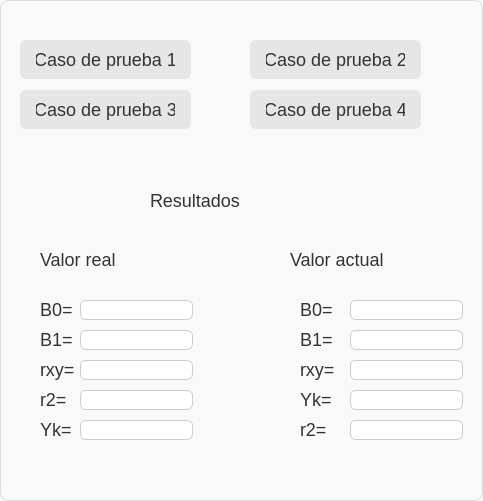
<?xml version="1.0" encoding="UTF-8"?>
<ui version="4.0">
 <class>Dialog</class>
 <widget class="QDialog" name="Dialog">
  <property name="geometry">
   <rect>
    <x>0</x>
    <y>0</y>
    <width>483</width>
    <height>501</height>
   </rect>
  </property>
  <property name="windowTitle">
   <string>Dialog</string>
  </property>
  <property name="styleSheet">
   <string notr="true">/* Fuente global */
* {
    font-family: &quot;Segoe UI&quot;, &quot;Helvetica Neue&quot;, Arial, sans-serif;
    font-size: 18px;
    color: #333333;
}

/* QDialog */
QDialog {
    background-color: #f9f9f9; /* color base 60% */
    border: 1px solid #dcdcdc;
    border-radius: 8px;
}

/* QLabel */
QLabel {
    color: #333333;
    background: transparent;
}

/* QLineEdit */
QLineEdit {
    background-color: #ffffff;
    border: 1px solid #cccccc; /* color secundario 30% */
    border-radius: 6px;
    padding: 6px;
}
QLineEdit:focus {
    border: 1px solid #4a90e2; /* acento 10% */
    background-color: #fdfdfd;
}

/* QPushButton */
QPushButton {
    background-color: #e6e6e6; /* secundario 30% */
    border: none;
    border-radius: 6px;
    padding: 8px 16px;
    color: #333333;
}
QPushButton:hover {
    background-color: #dcdcdc;
}
QPushButton:pressed {
    background-color: #4a90e2; /* acento 10% */
    color: #ffffff;
}
QPushButton:disabled {
    background-color: #f0f0f0;
    color: #999999;
}</string>
  </property>
  <widget class="QLabel" name="label_10">
   <property name="geometry">
    <rect>
     <x>300</x>
     <y>320</y>
     <width>161</width>
     <height>38</height>
    </rect>
   </property>
   <property name="text">
    <string>B1=</string>
   </property>
  </widget>
  <widget class="QLabel" name="label_5">
   <property name="geometry">
    <rect>
     <x>40</x>
     <y>350</y>
     <width>153</width>
     <height>38</height>
    </rect>
   </property>
   <property name="text">
    <string>rxy=</string>
   </property>
  </widget>
  <widget class="QLineEdit" name="lineEdit_3">
   <property name="geometry">
    <rect>
     <x>350</x>
     <y>360</y>
     <width>113</width>
     <height>20</height>
    </rect>
   </property>
  </widget>
  <widget class="QLabel" name="label">
   <property name="geometry">
    <rect>
     <x>150</x>
     <y>170</y>
     <width>201</width>
     <height>61</height>
    </rect>
   </property>
   <property name="text">
    <string>Resultados</string>
   </property>
  </widget>
  <widget class="QLabel" name="label_9">
   <property name="geometry">
    <rect>
     <x>300</x>
     <y>290</y>
     <width>161</width>
     <height>38</height>
    </rect>
   </property>
   <property name="text">
    <string>B0=</string>
   </property>
  </widget>
  <widget class="QLineEdit" name="lineEdit">
   <property name="geometry">
    <rect>
     <x>350</x>
     <y>300</y>
     <width>113</width>
     <height>20</height>
    </rect>
   </property>
  </widget>
  <widget class="QLabel" name="label_7">
   <property name="geometry">
    <rect>
     <x>40</x>
     <y>410</y>
     <width>153</width>
     <height>38</height>
    </rect>
   </property>
   <property name="text">
    <string>Yk=</string>
   </property>
  </widget>
  <widget class="QLabel" name="label_8">
   <property name="geometry">
    <rect>
     <x>290</x>
     <y>240</y>
     <width>153</width>
     <height>38</height>
    </rect>
   </property>
   <property name="text">
    <string>Valor actual</string>
   </property>
  </widget>
  <widget class="QPushButton" name="boton_sumar">
   <property name="geometry">
    <rect>
     <x>20</x>
     <y>40</y>
     <width>171</width>
     <height>39</height>
    </rect>
   </property>
   <property name="text">
    <string>Caso de prueba 1</string>
   </property>
  </widget>
  <widget class="QPushButton" name="boton_sumar_2">
   <property name="geometry">
    <rect>
     <x>250</x>
     <y>40</y>
     <width>171</width>
     <height>39</height>
    </rect>
   </property>
   <property name="text">
    <string>Caso de prueba 2</string>
   </property>
  </widget>
  <widget class="QLineEdit" name="lineEdit_5">
   <property name="geometry">
    <rect>
     <x>350</x>
     <y>420</y>
     <width>113</width>
     <height>20</height>
    </rect>
   </property>
  </widget>
  <widget class="QLabel" name="label_3">
   <property name="geometry">
    <rect>
     <x>40</x>
     <y>290</y>
     <width>153</width>
     <height>38</height>
    </rect>
   </property>
   <property name="text">
    <string>B0=</string>
   </property>
  </widget>
  <widget class="QLabel" name="label_4">
   <property name="geometry">
    <rect>
     <x>40</x>
     <y>320</y>
     <width>153</width>
     <height>38</height>
    </rect>
   </property>
   <property name="text">
    <string>B1=</string>
   </property>
  </widget>
  <widget class="QLabel" name="label_6">
   <property name="geometry">
    <rect>
     <x>40</x>
     <y>380</y>
     <width>153</width>
     <height>38</height>
    </rect>
   </property>
   <property name="text">
    <string>r2=</string>
   </property>
  </widget>
  <widget class="QPushButton" name="boton_sumar_3">
   <property name="geometry">
    <rect>
     <x>250</x>
     <y>90</y>
     <width>171</width>
     <height>39</height>
    </rect>
   </property>
   <property name="text">
    <string>Caso de prueba 4</string>
   </property>
  </widget>
  <widget class="QLabel" name="label_12">
   <property name="geometry">
    <rect>
     <x>300</x>
     <y>410</y>
     <width>161</width>
     <height>38</height>
    </rect>
   </property>
   <property name="text">
    <string>r2=</string>
   </property>
  </widget>
  <widget class="QLabel" name="label_2">
   <property name="geometry">
    <rect>
     <x>40</x>
     <y>240</y>
     <width>153</width>
     <height>38</height>
    </rect>
   </property>
   <property name="text">
    <string>Valor real</string>
   </property>
  </widget>
  <widget class="QLabel" name="label_14">
   <property name="geometry">
    <rect>
     <x>300</x>
     <y>380</y>
     <width>161</width>
     <height>38</height>
    </rect>
   </property>
   <property name="text">
    <string>Yk=</string>
   </property>
  </widget>
  <widget class="QLabel" name="label_11">
   <property name="geometry">
    <rect>
     <x>300</x>
     <y>350</y>
     <width>161</width>
     <height>38</height>
    </rect>
   </property>
   <property name="text">
    <string>rxy=</string>
   </property>
  </widget>
  <widget class="QLineEdit" name="lineEdit_4">
   <property name="geometry">
    <rect>
     <x>350</x>
     <y>390</y>
     <width>113</width>
     <height>20</height>
    </rect>
   </property>
  </widget>
  <widget class="QPushButton" name="boton_sumar_4">
   <property name="geometry">
    <rect>
     <x>20</x>
     <y>90</y>
     <width>171</width>
     <height>39</height>
    </rect>
   </property>
   <property name="text">
    <string>Caso de prueba 3</string>
   </property>
  </widget>
  <widget class="QLineEdit" name="lineEdit_2">
   <property name="geometry">
    <rect>
     <x>350</x>
     <y>330</y>
     <width>113</width>
     <height>20</height>
    </rect>
   </property>
  </widget>
  <widget class="QLineEdit" name="lineEdit_6">
   <property name="geometry">
    <rect>
     <x>80</x>
     <y>300</y>
     <width>113</width>
     <height>20</height>
    </rect>
   </property>
  </widget>
  <widget class="QLineEdit" name="lineEdit_7">
   <property name="geometry">
    <rect>
     <x>80</x>
     <y>330</y>
     <width>113</width>
     <height>20</height>
    </rect>
   </property>
  </widget>
  <widget class="QLineEdit" name="lineEdit_8">
   <property name="geometry">
    <rect>
     <x>80</x>
     <y>360</y>
     <width>113</width>
     <height>20</height>
    </rect>
   </property>
  </widget>
  <widget class="QLineEdit" name="lineEdit_9">
   <property name="geometry">
    <rect>
     <x>80</x>
     <y>390</y>
     <width>113</width>
     <height>20</height>
    </rect>
   </property>
  </widget>
  <widget class="QLineEdit" name="lineEdit_10">
   <property name="geometry">
    <rect>
     <x>80</x>
     <y>420</y>
     <width>113</width>
     <height>20</height>
    </rect>
   </property>
  </widget>
 </widget>
 <resources/>
 <connections/>
</ui>
